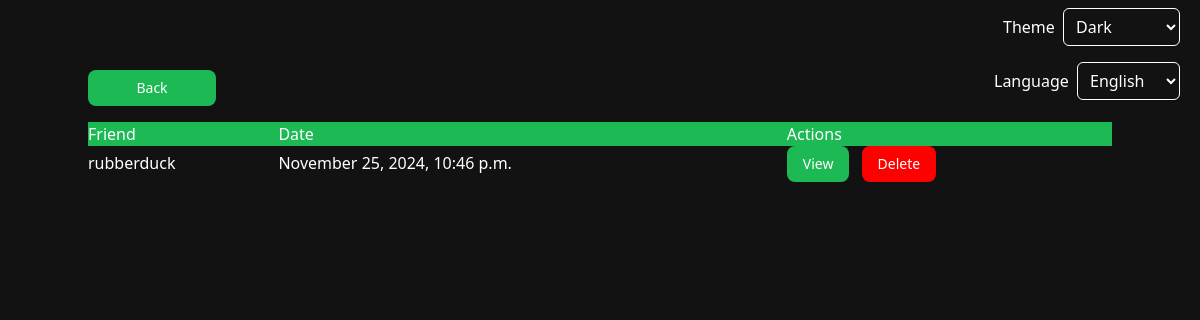
The app's page /past_duo_wrappeds/ (signed in), older data.
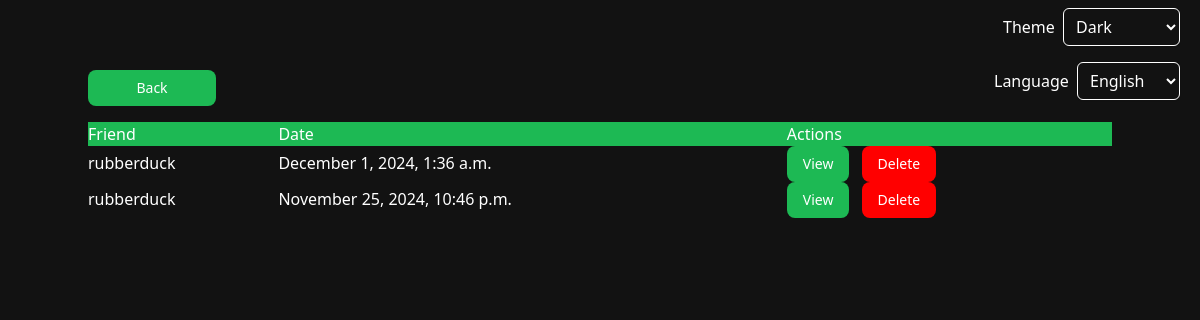
The same page, newer data.
### app/models.py (models this page shows, shortened)
class DuoWrapped(models.Model):
    user = models.ForeignKey(User, related_name='duo_wrapped_user', on_delete=models.CASCADE)
    friend = models.ForeignKey(User, related_name='duo_wrapped_friend', on_delete=models.CASCADE)
    data = models.JSONField()  # Store artists, tracks, and other duo-specific data
    date_created = models.DateTimeField(default=timezone.now)

### app/views.py (the view)
# urls.py: path('past_duo_wrappeds/', views.view_past_duo_wrappeds, name='past_duo_wrappeds'),
@login_required
def view_past_duo_wrappeds(request):
    past_duos = DuoWrapped.objects.filter(user=request.user).order_by('-date_created')
    context = {
        'past_duos': past_duos,
    }
    return render(request, 'past_duo_wrappeds.html', context)

### templates/past_duo_wrappeds.html (shortened to what this page needs)
{% extends "_base.html" %}
{% load i18n %}
{% load compress %}
{% load static %}
{% block content %}
    <a href="{% url 'profile' %}" class="flex-1">
        <button class="flex flex-col items-center justify-center w-32 focus:outline-none text-text bg-accent font-medium rounded-lg text-sm px-4 py-2">
            <p class="text-center">{% trans "Back" %}</p>
        </button>
    </a>
    {% if past_duos %}
    <div class="table w-full mt-4">
        <div class="table-header-group bg-accent">
            <div class="table-row text-text pl-2">
                <div class="table-cell text-left">{% trans "Friend" %}</div>
                <div class="table-cell text-left">{% trans "Date" %}</div>
                <div class="table-cell text-left">{% trans "Actions" %}</div>
            </div>
        </div>
        <div class="table-row-group">
        {% for duo in past_duos %}
            <div class="text-text table-row text-left py-2.5">
                <div class="table-cell">
                    <p class="text-text">{{ duo.friend.username }}</p>
                </div>
                <div class="table-cell">
                    <p class="text-text">{{ duo.date_created|date:"F j, Y, g:i a" }}</p>
                </div>
                <div class="table-cell flex items-center space-x-2">
                    <a href="{% url 'view_duo_wrapped_detail' duo.id duo.friend.id %}">
                        <button class="text-text bg-green font-medium rounded-lg text-sm px-4 py-2">
                            {% trans "View" %}
                        </button>
                    </a>
                    <a href="{% url 'delete_duo_wrapped' duo.id %}">
                        <button class="text-text font-medium rounded-lg text-sm px-4 py-2" style="background-color: red">
                            {% trans "Delete" %}
                        </button>
                    </a>
                </div>
            </div>
        {% endfor %}
        </div>
    </div>
    {% else %}
        <span class="text-text bg-accent">{% trans "You have no past duo wrappeds." %}</span>
    {% endif %}
{% endblock content %}

### templates/_base.html (shortened to what this page needs)
{% load i18n %}
{% load compress %}
{% load static %}
<!DOCTYPE html>
<html lang="en" data-theme="{{ theme|default:'dark' }}">
<head>
    {% compress css %}
        <link rel="stylesheet" href="{% static 'CSS/swiper-bundle.min.css' %}">
        <link rel="stylesheet" href="{% static 'src/output.css' %}">
    {% endcompress %}
</head>
<body class="bg-background font-sans">
  <div id="particles-js" style="width: 100%; height: 100vh; position: absolute; z-index:-1"></div>
    <div class="flow-root">
        <div class="w-38 float-right p-2 pr-5">
            <span>
                <p class="text-text inline-block pr-1">{% trans "Theme" %}</p>
                <select id="themes" onchange="changeTheme()" aria-label="Select Theme"
                        class="text-text inline-block px-2 py-1.5 text-gray-700 bg-background border border-gray-300 rounded-md shadow-sm focus:outline-none focus:ring focus:ring-blue-300 focus:border-blue-500">
                    <option value="dark">{% trans "Dark" %}</option>
                </select>
            </span>
    </div>
</div>
<div class="w-38 float-right p-2 pr-5">
        <span>
            <p class="text-text inline-block pr-1">{% trans "Language" %}</p>
            <select id="languages" onchange="changeLanguage()" aria-label="Select Language"
                    class="text-text inline-block px-2 py-1.5 text-gray-700 bg-background border border-gray-300 rounded-md shadow-sm focus:outline-none focus:ring focus:ring-blue-300 focus:border-blue-500">
                {% get_available_languages as LANGUAGES %}
                {% get_language_info_list for LANGUAGES as languages %}
                {% for lang in languages %}
                    <option value="{{ lang.code }}">{{ lang.name_local }}</option>
                {% endfor %}
            </select>
        </span>
</div>
<div class="container mx-auto mt-4">
    {% block content %}{% endblock content %}
</div>
</body>
</html>

Row changes from the older to the newer data that the page shows:
added DuoWrapped: friend.username "rubberduck", date_created "December 1, 2024, 1:36 a.m."
